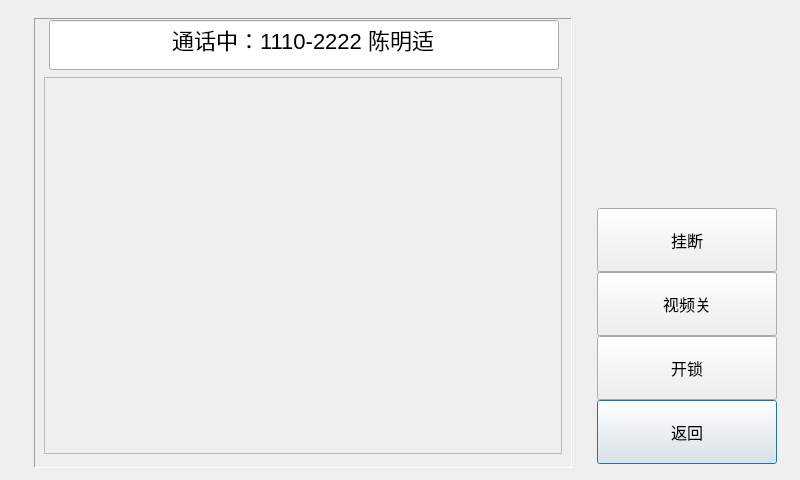
<?xml version="1.0" encoding="UTF-8"?>
<ui version="4.0">
 <class>IctRcvHookDialog</class>
 <widget class="QDialog" name="IctRcvHookDialog">
  <property name="geometry">
   <rect>
    <x>0</x>
    <y>0</y>
    <width>800</width>
    <height>480</height>
   </rect>
  </property>
  <property name="windowTitle">
   <string>回应对话</string>
  </property>
  <widget class="ScrollLineEdit" name="lineEditInfo">
   <property name="geometry">
    <rect>
     <x>49</x>
     <y>20</y>
     <width>510</width>
     <height>50</height>
    </rect>
   </property>
   <property name="font">
    <font>
     <pointsize>-1</pointsize>
     <weight>50</weight>
     <italic>false</italic>
     <bold>false</bold>
    </font>
   </property>
   <property name="cursor">
    <cursorShape>IBeamCursor</cursorShape>
   </property>
   <property name="focusPolicy">
    <enum>Qt::NoFocus</enum>
   </property>
   <property name="styleSheet">
    <string notr="true">font: 22px;</string>
   </property>
   <property name="text">
    <string>通话中：1110-2222 陈明适</string>
   </property>
   <property name="frame">
    <bool>true</bool>
   </property>
   <property name="echoMode">
    <enum>QLineEdit::Normal</enum>
   </property>
   <property name="alignment">
    <set>Qt::AlignCenter</set>
   </property>
   <property name="readOnly">
    <bool>true</bool>
   </property>
  </widget>
  <widget class="QFrame" name="framePanel">
   <property name="geometry">
    <rect>
     <x>34</x>
     <y>18</y>
     <width>538</width>
     <height>450</height>
    </rect>
   </property>
   <property name="frameShape">
    <enum>QFrame::Panel</enum>
   </property>
   <property name="frameShadow">
    <enum>QFrame::Sunken</enum>
   </property>
  </widget>
  <widget class="CommonPushButton" name="pushButtonIctRcvHookReturn">
   <property name="geometry">
    <rect>
     <x>597</x>
     <y>400</y>
     <width>180</width>
     <height>64</height>
    </rect>
   </property>
   <property name="font">
    <font>
     <family>AlArabiya</family>
     <pointsize>12</pointsize>
    </font>
   </property>
   <property name="text">
    <string>返回</string>
   </property>
  </widget>
  <widget class="QFrame" name="frameVideoShow">
   <property name="geometry">
    <rect>
     <x>44</x>
     <y>77</y>
     <width>518</width>
     <height>377</height>
    </rect>
   </property>
   <property name="styleSheet">
    <string notr="true"/>
   </property>
   <property name="frameShape">
    <enum>QFrame::StyledPanel</enum>
   </property>
   <property name="frameShadow">
    <enum>QFrame::Raised</enum>
   </property>
  </widget>
  <widget class="CommonPushButton" name="pushButtonIctRcvHookVideoOpen">
   <property name="geometry">
    <rect>
     <x>597</x>
     <y>272</y>
     <width>180</width>
     <height>64</height>
    </rect>
   </property>
   <property name="font">
    <font>
     <family>AlArabiya</family>
     <pointsize>12</pointsize>
    </font>
   </property>
   <property name="text">
    <string>视频开</string>
   </property>
  </widget>
  <widget class="CommonPushButton" name="pushButtonIctRcvHookVideoClose">
   <property name="geometry">
    <rect>
     <x>597</x>
     <y>272</y>
     <width>180</width>
     <height>64</height>
    </rect>
   </property>
   <property name="font">
    <font>
     <family>AlArabiya</family>
     <pointsize>12</pointsize>
    </font>
   </property>
   <property name="text">
    <string>视频关</string>
   </property>
  </widget>
  <widget class="CommonPushButton" name="pushButtonIctRcvHookOpen">
   <property name="geometry">
    <rect>
     <x>597</x>
     <y>336</y>
     <width>180</width>
     <height>64</height>
    </rect>
   </property>
   <property name="font">
    <font>
     <family>AlArabiya</family>
     <pointsize>12</pointsize>
    </font>
   </property>
   <property name="text">
    <string>开锁</string>
   </property>
  </widget>
  <widget class="CommonPushButton" name="pushButtonIctRcvHookHangUp">
   <property name="geometry">
    <rect>
     <x>597</x>
     <y>208</y>
     <width>180</width>
     <height>64</height>
    </rect>
   </property>
   <property name="font">
    <font>
     <family>AlArabiya</family>
     <pointsize>12</pointsize>
    </font>
   </property>
   <property name="text">
    <string>挂断</string>
   </property>
  </widget>
  <zorder>framePanel</zorder>
  <zorder>pushButtonIctRcvHookReturn</zorder>
  <zorder>frameVideoShow</zorder>
  <zorder>pushButtonIctRcvHookVideoOpen</zorder>
  <zorder>pushButtonIctRcvHookVideoClose</zorder>
  <zorder>pushButtonIctRcvHookOpen</zorder>
  <zorder>pushButtonIctRcvHookHangUp</zorder>
  <zorder>lineEditInfo</zorder>
 </widget>
 <customwidgets>
  <customwidget>
   <class>CommonPushButton</class>
   <extends>QPushButton</extends>
   <header>commonpushbutton.h</header>
  </customwidget>
  <customwidget>
   <class>ScrollLineEdit</class>
   <extends>QLineEdit</extends>
   <header>scrolllineedit.h</header>
  </customwidget>
 </customwidgets>
 <tabstops>
  <tabstop>pushButtonIctRcvHookHangUp</tabstop>
  <tabstop>pushButtonIctRcvHookVideoOpen</tabstop>
  <tabstop>pushButtonIctRcvHookVideoClose</tabstop>
  <tabstop>pushButtonIctRcvHookOpen</tabstop>
  <tabstop>pushButtonIctRcvHookReturn</tabstop>
 </tabstops>
 <resources/>
 <connections/>
</ui>
